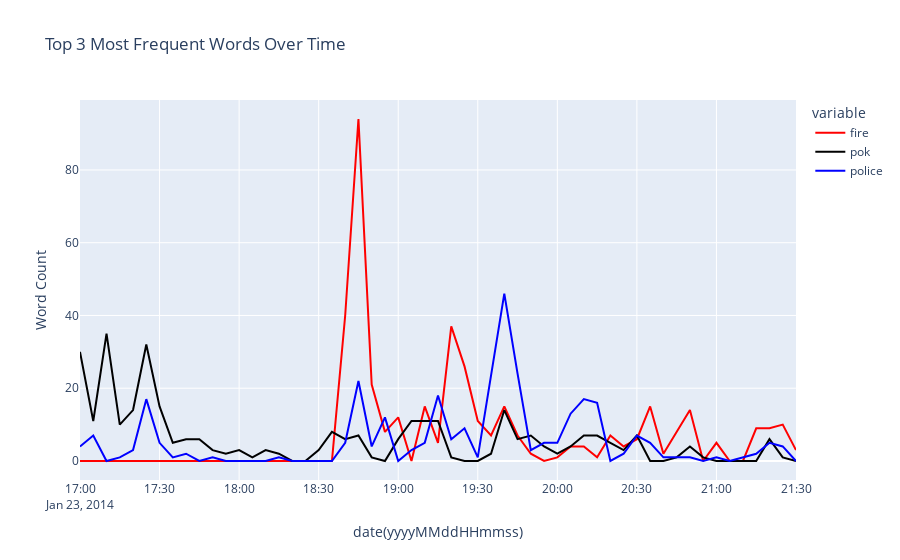

The cell this chart's notebook holds for it:
### Code cell
# plot
fig = px.line(df_top_words,
     x=df_top_words.index, y=top_n_words, title='Top 3 Most Frequent Words Over Time',
     color_discrete_sequence=['red', 'black', 'blue'],
              labels={'index': 'Time', 'value': 'Word Count'}, line_shape='linear')

fig.show()
